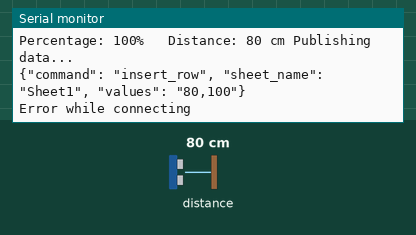
Bench run of a sketch on a simulated ESP8266 (NodeMCU). On the bench: the last lines printed to the serial monitor. Wiring (inferred from the names in the program): ultrasonic range finder: trigger D2; echo D3. The test bench sets the inputs (shaded band); at power-on: distance to the obstacle 80 cm. The echo pulse lasts 58.3 µs per cm; WiFi joins after 1.5 s; servers stay silent unless stated.

Above: at 3.4 s.
3.5 s: distance to the obstacle set to 2 cm
At 7.64 s:
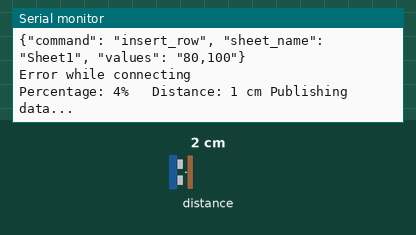
9.4 s: distance to the obstacle set to 4 cm
At 14.1 s:
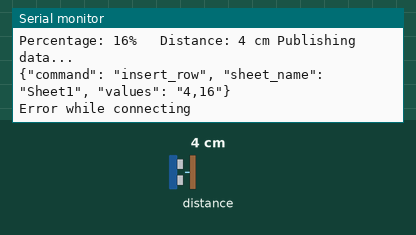
Timing chart, 0 to 15.6 s (numbered marks = the images above; inputs shaded):
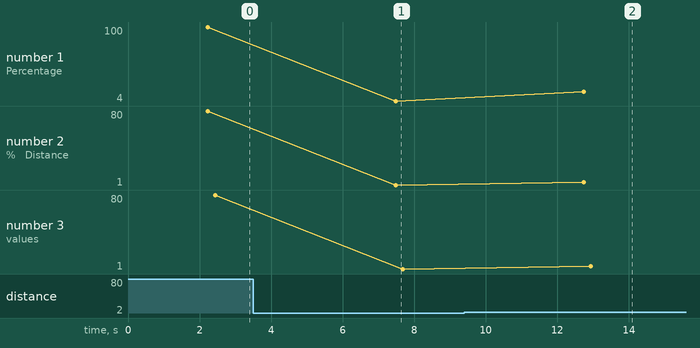

The sketch:

esp-ultra-appsheet.ino
```cpp
/* DroneBot */

#include <Arduino.h>
#include <ESP8266WiFi.h>
#include "HTTPSRedirect.h"

//Ultrasonic sensor
const int Trig_pin = D2;
const int Echo_pin = D3;
const int MAX_DISTANCE = 300;

long duration, distance; //กำหรดตัวแปรเก็บค่าระยะ
int percentage;

// Enter network credentials:
const char* ssid     = "TENTENHOME_2.4G TOT";
const char* password = "timmy9649";

// Enter Google Script Deployment ID: CHANGE IF YOU CREATED NEW SPREADSHEET AND NEW DEPLOYMENT
const char *GScriptId = "AKfycbwhKHPdY3uxKjdvneRt2aey6H4uwLfTSrINZU1nyCGCakjtOOUF5yoH87MdK-SHNnuCGw";

// Enter command (insert_row or append_row) and your Google Sheets sheet name (default is Sheet1):
String payload_base =  "{\"command\": \"insert_row\", \"sheet_name\": \"Sheet1\", \"values\": ";
String payload = "";

// Google Sheets setup (do not edit)
const char* host = "script.google.com";
const int httpsPort = 443;
const char* fingerprint = "";
String url = String("/macros/s/") + GScriptId + "/exec";
HTTPSRedirect* client = nullptr;

void setup() {

  Serial.begin(9600);
  pinMode(Trig_pin, OUTPUT);
  pinMode(Echo_pin, INPUT);

  // Connect to WiFi
  WiFi.begin(ssid, password);
  Serial.print("Connecting to ");
  Serial.print(ssid); Serial.println(" ...");

  while (WiFi.status() != WL_CONNECTED) {
    delay(1000);
    Serial.print(".");
  }
  Serial.println('\n');
  Serial.println("Connection established!");
  Serial.print("IP address:\t");
  Serial.println(WiFi.localIP());

  // Use HTTPSRedirect class to create a new TLS connection
  client = new HTTPSRedirect(httpsPort);
  client->setInsecure();
  client->setPrintResponseBody(true);
  client->setContentTypeHeader("application/json");

  Serial.print("Connecting to ");
  Serial.println(host);

  // Try to connect for a maximum of 5 times
  bool flag = false;
  for (int i=0; i<5; i++){
    int retval = client->connect(host, httpsPort);
    if (retval == 1){
       flag = true;
       Serial.println("Connected");
       break;
    }
    else
      Serial.println("Connection failed. Retrying...");
  }
  if (!flag){
    Serial.print("Could not connect to server: ");
    Serial.println(host);
    return;
  }
  delete client;    // delete HTTPSRedirect object
  client = nullptr; // delete HTTPSRedirect object
}


void loop() {
long duration;
  digitalWrite(Trig_pin, LOW);
  delayMicroseconds(5);
  digitalWrite(Trig_pin, HIGH);
  delayMicroseconds(5);
  digitalWrite(Trig_pin, LOW);
  duration = pulseIn(Echo_pin, HIGH);
  //distance = duration * 0.034/2;
  distance = (duration/2) / 29.1; //คำนวณเป็น centimeters
  percentage = map(distance, 0, 25, 0, 100);

  if(percentage < 0) {
    percentage = 0;
  }
  else if(percentage > 100) {
    percentage = 100;
  }
  Serial.print("Percentage: ");
  Serial.print(percentage);
  Serial.print("%   Distance: ");
  Serial.print(distance);
  Serial.print(" cm");

  static bool flag = false;
  if (!flag){
    client = new HTTPSRedirect(httpsPort);
    client->setInsecure();
    flag = true;
    client->setPrintResponseBody(true);
    client->setContentTypeHeader("application/json");
  }
  if (client != nullptr){
    if (!client->connected()){
      client->connect(host, httpsPort);
    }
  }
  else{
    Serial.println("Error creating client object!");
  }

  // Create json object string to send to Google Sheets
  payload = payload_base + "\"" + distance + "," + percentage + "\"}";

  // Publish data to Google Sheets
  Serial.println(" Publishing data...");
  Serial.println(payload);
  if(client->POST(url, host, payload)){
    // do stuff here if publish was successful
  }
  else{
    // do stuff here if publish was not successful
    Serial.println("Error while connecting");
  }

  // a delay of several seconds is required before publishing again
  delay(5000);
}
```

Measured:
- after the input at 3.5 s, the serial monitor: prints a new line after 4.0 s (image 1)
- after the input at 9.4 s, the serial monitor: prints a new line after 3.3 s (image 2)
- plotted number 1: 100 → 4 after the input at 3.5 s, 4 → 16 after the input at 9.4 s
